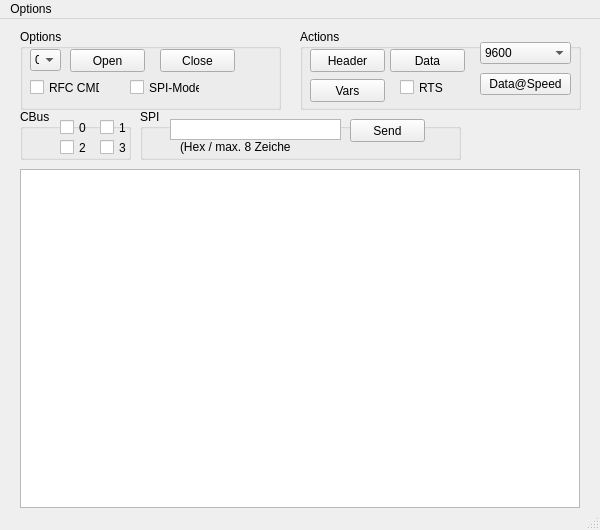
<?xml version="1.0" encoding="UTF-8"?>
<ui version="4.0">
 <class>MainWindow</class>
 <widget class="QMainWindow" name="MainWindow">
  <property name="geometry">
   <rect>
    <x>0</x>
    <y>0</y>
    <width>600</width>
    <height>530</height>
   </rect>
  </property>
  <property name="minimumSize">
   <size>
    <width>600</width>
    <height>530</height>
   </size>
  </property>
  <property name="maximumSize">
   <size>
    <width>600</width>
    <height>530</height>
   </size>
  </property>
  <property name="windowTitle">
   <string>TestTool</string>
  </property>
  <widget class="QWidget" name="centralwidget">
   <widget class="QTextEdit" name="textEdit">
    <property name="enabled">
     <bool>true</bool>
    </property>
    <property name="geometry">
     <rect>
      <x>20</x>
      <y>150</y>
      <width>560</width>
      <height>339</height>
     </rect>
    </property>
    <property name="minimumSize">
     <size>
      <width>560</width>
      <height>339</height>
     </size>
    </property>
    <property name="maximumSize">
     <size>
      <width>560</width>
      <height>340</height>
     </size>
    </property>
    <property name="readOnly">
     <bool>true</bool>
    </property>
   </widget>
   <widget class="QGroupBox" name="groupBox">
    <property name="geometry">
     <rect>
      <x>20</x>
      <y>10</y>
      <width>261</width>
      <height>81</height>
     </rect>
    </property>
    <property name="title">
     <string>Options</string>
    </property>
    <widget class="QPushButton" name="pushButton_6">
     <property name="geometry">
      <rect>
       <x>140</x>
       <y>20</y>
       <width>75</width>
       <height>23</height>
      </rect>
     </property>
     <property name="text">
      <string>Close</string>
     </property>
    </widget>
    <widget class="QPushButton" name="pushButton">
     <property name="geometry">
      <rect>
       <x>50</x>
       <y>20</y>
       <width>75</width>
       <height>23</height>
      </rect>
     </property>
     <property name="text">
      <string>Open</string>
     </property>
    </widget>
    <widget class="QComboBox" name="comboBox_2">
     <property name="geometry">
      <rect>
       <x>10</x>
       <y>20</y>
       <width>31</width>
       <height>22</height>
      </rect>
     </property>
     <property name="currentIndex">
      <number>0</number>
     </property>
     <item>
      <property name="text">
       <string>0</string>
      </property>
     </item>
     <item>
      <property name="text">
       <string>1</string>
      </property>
     </item>
    </widget>
    <widget class="QCheckBox" name="checkBox">
     <property name="geometry">
      <rect>
       <x>10</x>
       <y>50</y>
       <width>70</width>
       <height>17</height>
      </rect>
     </property>
     <property name="text">
      <string>RFC CMDS</string>
     </property>
    </widget>
    <widget class="QCheckBox" name="SPIMode">
     <property name="geometry">
      <rect>
       <x>110</x>
       <y>50</y>
       <width>70</width>
       <height>17</height>
      </rect>
     </property>
     <property name="text">
      <string>SPI-Mode</string>
     </property>
    </widget>
   </widget>
   <widget class="QGroupBox" name="groupBox_2">
    <property name="geometry">
     <rect>
      <x>300</x>
      <y>10</y>
      <width>281</width>
      <height>81</height>
     </rect>
    </property>
    <property name="title">
     <string>Actions</string>
    </property>
    <widget class="QPushButton" name="pushButton_2">
     <property name="geometry">
      <rect>
       <x>10</x>
       <y>20</y>
       <width>75</width>
       <height>23</height>
      </rect>
     </property>
     <property name="text">
      <string>Header</string>
     </property>
    </widget>
    <widget class="QPushButton" name="pushButton_3">
     <property name="geometry">
      <rect>
       <x>10</x>
       <y>50</y>
       <width>75</width>
       <height>23</height>
      </rect>
     </property>
     <property name="text">
      <string>Vars</string>
     </property>
    </widget>
    <widget class="QPushButton" name="pushButton_4">
     <property name="geometry">
      <rect>
       <x>90</x>
       <y>20</y>
       <width>75</width>
       <height>23</height>
      </rect>
     </property>
     <property name="text">
      <string>Data</string>
     </property>
    </widget>
    <widget class="QWidget" name="verticalLayoutWidget">
     <property name="geometry">
      <rect>
       <x>180</x>
       <y>10</y>
       <width>91</width>
       <height>61</height>
      </rect>
     </property>
     <layout class="QVBoxLayout" name="verticalLayout">
      <item>
       <widget class="QComboBox" name="comboBox">
        <item>
         <property name="text">
          <string>9600</string>
         </property>
        </item>
        <item>
         <property name="text">
          <string>19200</string>
         </property>
        </item>
        <item>
         <property name="text">
          <string>57600</string>
         </property>
        </item>
        <item>
         <property name="text">
          <string>115200</string>
         </property>
        </item>
       </widget>
      </item>
      <item>
       <widget class="QPushButton" name="pushButton_5">
        <property name="text">
         <string>Data@Speed</string>
        </property>
       </widget>
      </item>
     </layout>
    </widget>
    <widget class="QCheckBox" name="RTSSet">
     <property name="geometry">
      <rect>
       <x>100</x>
       <y>50</y>
       <width>70</width>
       <height>17</height>
      </rect>
     </property>
     <property name="text">
      <string>RTS</string>
     </property>
    </widget>
   </widget>
   <widget class="QGroupBox" name="Cbus">
    <property name="geometry">
     <rect>
      <x>20</x>
      <y>90</y>
      <width>111</width>
      <height>51</height>
     </rect>
    </property>
    <property name="title">
     <string>CBus</string>
    </property>
    <widget class="QCheckBox" name="CBus0">
     <property name="geometry">
      <rect>
       <x>40</x>
       <y>10</y>
       <width>31</width>
       <height>17</height>
      </rect>
     </property>
     <property name="text">
      <string>0</string>
     </property>
    </widget>
    <widget class="QCheckBox" name="CBus1">
     <property name="geometry">
      <rect>
       <x>80</x>
       <y>10</y>
       <width>31</width>
       <height>17</height>
      </rect>
     </property>
     <property name="text">
      <string>1</string>
     </property>
    </widget>
    <widget class="QCheckBox" name="CBus2">
     <property name="geometry">
      <rect>
       <x>40</x>
       <y>30</y>
       <width>31</width>
       <height>17</height>
      </rect>
     </property>
     <property name="text">
      <string>2</string>
     </property>
    </widget>
    <widget class="QCheckBox" name="CBus3">
     <property name="geometry">
      <rect>
       <x>80</x>
       <y>30</y>
       <width>31</width>
       <height>17</height>
      </rect>
     </property>
     <property name="text">
      <string>3</string>
     </property>
    </widget>
   </widget>
   <widget class="QGroupBox" name="SPIGr">
    <property name="geometry">
     <rect>
      <x>140</x>
      <y>90</y>
      <width>321</width>
      <height>51</height>
     </rect>
    </property>
    <property name="title">
     <string>SPI</string>
    </property>
    <widget class="QTextEdit" name="SPIText">
     <property name="geometry">
      <rect>
       <x>30</x>
       <y>10</y>
       <width>171</width>
       <height>21</height>
      </rect>
     </property>
     <property name="sizePolicy">
      <sizepolicy hsizetype="Fixed" vsizetype="Fixed">
       <horstretch>0</horstretch>
       <verstretch>0</verstretch>
      </sizepolicy>
     </property>
     <property name="verticalScrollBarPolicy">
      <enum>Qt::ScrollBarAlwaysOff</enum>
     </property>
    </widget>
    <widget class="QPushButton" name="Send">
     <property name="geometry">
      <rect>
       <x>210</x>
       <y>10</y>
       <width>75</width>
       <height>23</height>
      </rect>
     </property>
     <property name="text">
      <string>Send</string>
     </property>
    </widget>
    <widget class="QLabel" name="label">
     <property name="geometry">
      <rect>
       <x>40</x>
       <y>30</y>
       <width>111</width>
       <height>16</height>
      </rect>
     </property>
     <property name="text">
      <string>(Hex / max. 8 Zeichen</string>
     </property>
    </widget>
   </widget>
  </widget>
  <widget class="QMenuBar" name="menubar">
   <property name="geometry">
    <rect>
     <x>0</x>
     <y>0</y>
     <width>600</width>
     <height>20</height>
    </rect>
   </property>
   <property name="minimumSize">
    <size>
     <width>10</width>
     <height>10</height>
    </size>
   </property>
   <widget class="QMenu" name="menuOptions">
    <property name="title">
     <string>Options</string>
    </property>
    <addaction name="actionInfo"/>
    <addaction name="action_Beenden"/>
   </widget>
   <addaction name="menuOptions"/>
  </widget>
  <widget class="QStatusBar" name="statusbar"/>
  <action name="actionInfo">
   <property name="text">
    <string>Info</string>
   </property>
  </action>
  <action name="actionExit">
   <property name="text">
    <string>Exit</string>
   </property>
  </action>
  <action name="action_Beenden">
   <property name="text">
    <string>&amp;Beenden</string>
   </property>
  </action>
 </widget>
 <resources/>
 <connections/>
</ui>
